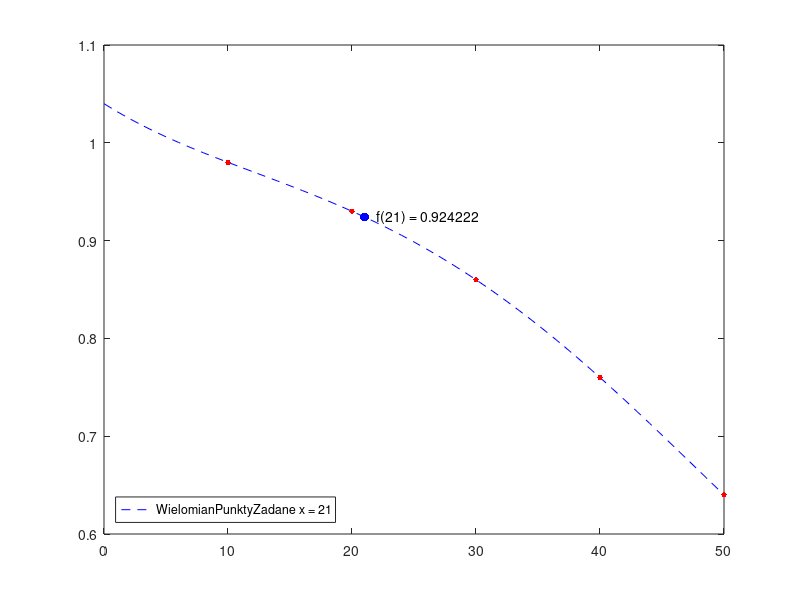

Source code (MATLAB):
close all;
clear;

% given data for interpolation
X = [  10,   20,   30,  40,  50];
Y = [0.98, 0.93, 0.86, .76, .64];

% allocate memory calculated coefficients
a = zeros(1,length(X));
w = zeros(length(X)-1);

% for every element given in X
for i = 1:length(X)
    mian = 1;
    k = 1;
    %add elements to denominator except "index one"
    for j = 1:length(X)
        if (j == i)
            continue;
        else
            mian = mian .* (X(i)-X(j));
        end
        k=k+1;
    end
    % set elements of coefficient
    a(1,i) = Y(i)./mian;
end

% make matrix of parameters next to each coefficient
for i = 1:length(X)
    k = 1;
    for j = 1:(length(X))
        % omiting "indexed one"
        if (j == i) 
            continue;
        else
            w(i,k) = (X(j));
        end
        k = k+1;
    end
end

% create function using calculated polynominal
f = @(x) ... 
    (a(1).*(x-w(1,1)).*(x-w(1,2)).*(x-w(1,3)).*(x-w(1,4))) + ...
    (a(2).*(x-w(2,1)).*(x-w(2,2)).*(x-w(2,3)).*(x-w(2,4))) + ...
    (a(3).*(x-w(3,1)).*(x-w(3,2)).*(x-w(3,3)).*(x-w(3,4))) + ...
    (a(4).*(x-w(4,1)).*(x-w(4,2)).*(x-w(4,3)).*(x-w(4,4))) + ...
    (a(5).*(x-w(5,1)).*(x-w(5,2)).*(x-w(5,3)).*(x-w(5,4)));

t = 0:50;
figure(1);
plot(t, f(t), '--b',  X, Y, '.r', 'MarkerSize', 12);
hold on;
plot( 21, f(21), '.b', 'MarkerSize', 20);
value = f(21);
text(21,f(21),sprintf('    f(21) = %.6f', value));
legend(["Wielomian", "Punkty", "Zadane x = 21"], 'location', 'southwest');
